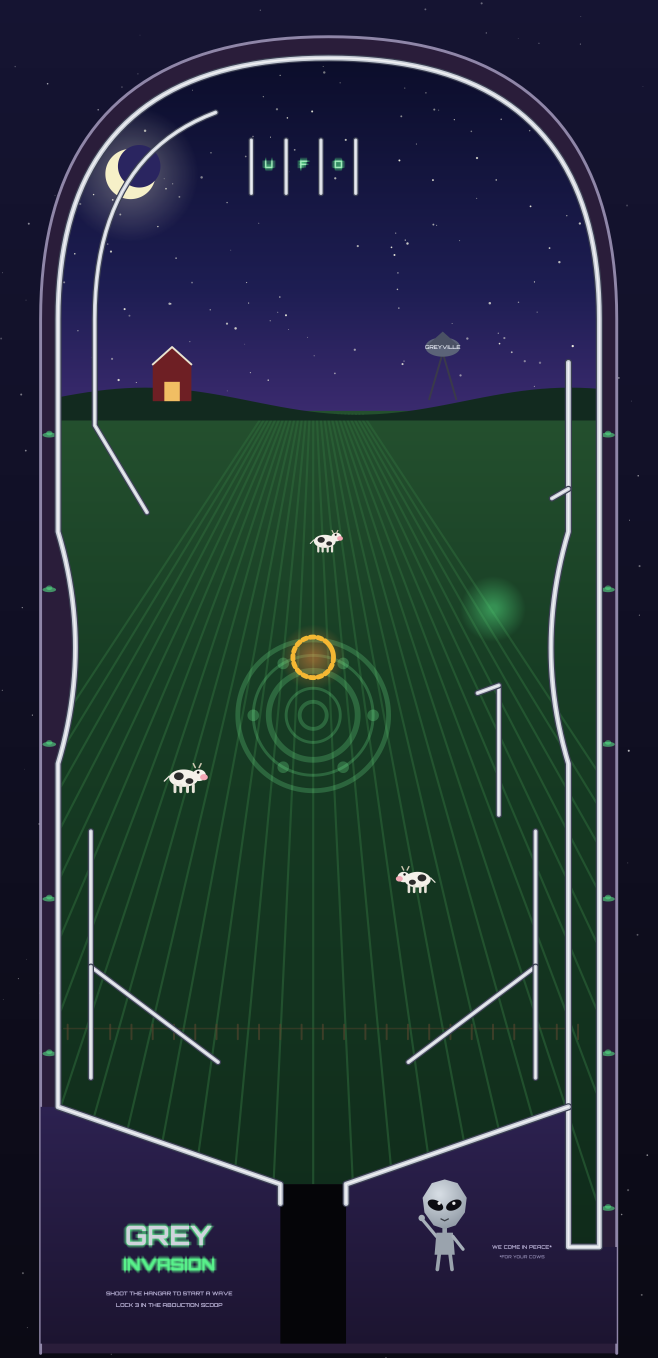
#> input picture GreyInvasionPinball/playfield.png, 1972 x 4074 px, found by its file name (shown at 1/3 size)
$ python labels_preview.py
#> lines starting #> are read from the running program, lines starting #| are printed output that depends on the picture
import cairo, math, sys
from PIL import Image
sys.path.insert(0, '/home/claude/gi-src/tools')
# Label specs mirror TableLabels.swift: text, (x,y), base size, colour, vAlign, maxScale, angle(deg)
SPECS = [
 ("HANGAR", (284, 627), 6, '#e9e6f5', 'top', 2.4, 0),
 ("ABDUCTION", (470, 677), 6, '#e9e6f5', 'top', 2.0, 0),
 ("LOCKS", (470, 747), 4, "#b8ffcc", "bottom", 3.0, 0),
 ("EARTH DEFENSE", (284, 465), 5.5, '#9cc4ff', 'bottom', 2.2, 0),
 ("SHIPS DOWN", (284, 401), 5, '#ffe58a', 'top', 2.4, 0),
 ("SHIELDS UP", (284, 289), 5, '#d7b8ff', 'top', 2.4, 0),
 ("KICKBACK", (37, 300), 3.6, "#ffc9a0", "center", 3.0, 90),
 ("SAVE", (531, 300), 3.6, "#a8fff4", "center", 3.0, 90),
 ("TRACTOR BEAM", (420, 760), 6.5, '#d9ffe3', 'center', 1.9, 70.9),
 ("DEFENSE CANNON", (172, 770), 6.5, '#d9ffe3', 'center', 1.9, -70.9),
]
MIN_SCREEN = 9.0
cam = float(sys.argv[1]) if len(sys.argv) > 1 else 1.66
K_ART = 2.9; PX = 3 / cam          # preview pixels per world point (3x retina)
art = Image.open('/home/claude/gi-src/tools/playfield.png').convert('RGB')
#> art is the input picture: PIL image 1972x4074 RGB; mean R, G, B 34.9, 49.1, 55.8
W, H = art.size
#> W = 1972; H = 4074
art = art.resize((int(W * PX / K_ART), int(H * PX / K_ART)), Image.LANCZOS)
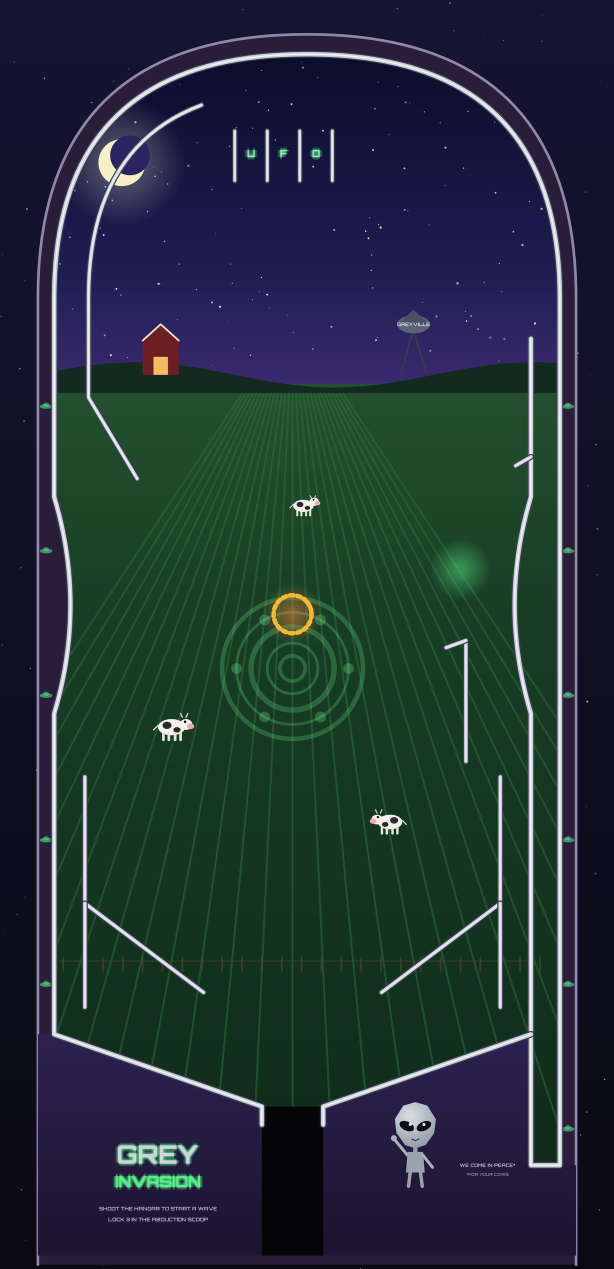
#> art: PIL image 1228x2538 RGB (shown at 1/2 size); mean R, G, B 34.9, 49.1, 55.8
art.save('/tmp/claude-0/prev/base.png')
#> (the run stopped early here; a loop or call above may not have finished)
